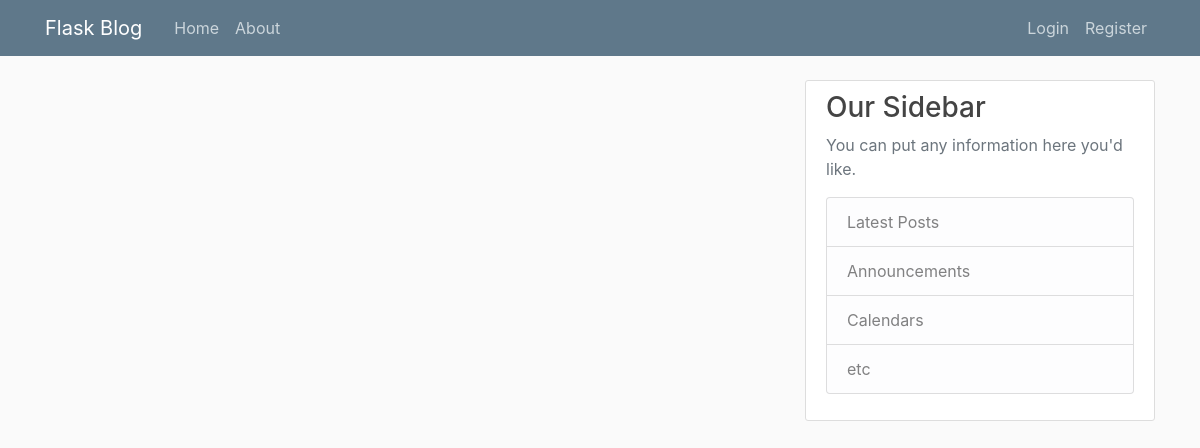
Page /home on the earlier database version.
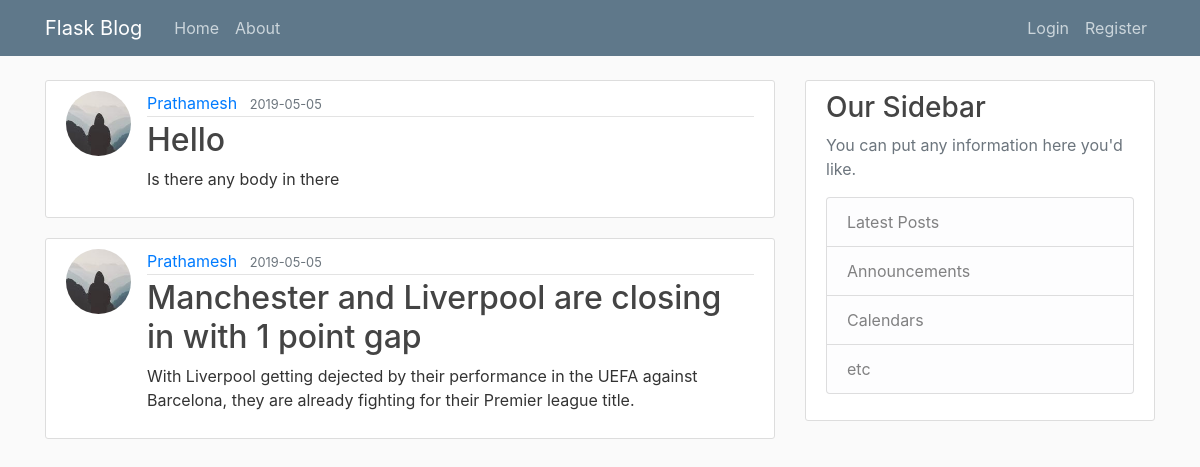
Same page on the later database version.
### flaskblog/models.py (models this page shows, shortened)
class Post(db.Model):
    id = db.Column(db.Integer, primary_key= True)
    title = db.Column(db.String(100), nullable=False)
    date_posted = db.Column(db.DateTime, nullable=False, default=datetime.utcnow)
    content = db.Column(db.Text, nullable= False)
    user_id = db.Column(db.Integer, db.ForeignKey('user.id'), nullable=False)

class User(db.Model, UserMixin):
    id = db.Column(db.Integer, primary_key=True)
    username = db.Column(db.String(20), unique=True, nullable=False)
    email = db.Column(db.String(120), unique=True, nullable=False)
    image_file= db.Column(db.String(20), nullable=False, default='default.jpeg')
    password = db.Column(db.String(20), nullable=False)
    posts = db.relationship('Post', backref='author', lazy=True)

### flaskblog/routes.py (the view)
@app.route("/")
@app.route("/home")
def home():
    posts = Post.query.all()
    return render_template('home.html', posts=posts)

### flaskblog/templates/home.html
{% extends "layout.html" %}
{% block content %}
    {% for post in posts %}
        <article class="media content-section">
          <img class="rounded-circle article-img" src="{{ url_for('static', filename='profile_pics/' + post.author.image_file) }}">
          <div class="media-body">
            <div class="article-metadata">
              <a class="mr-2" href="#">{{ post.author.username }}</a>
              <small class="text-muted">{{ post.date_posted.strftime('%Y-%m-%d') }}</small>
            </div>
            <h2><a class="article-title" href="{{ url_for('post', post_id=post.id) }}">{{ post.title }}</a></h2>
            <p class="article-content">{{ post.content }}</p>
          </div>
        </article>
    {% endfor %}
{% endblock content %}

### flaskblog/templates/layout.html (shortened to what this page needs)
<!DOCTYPE html>
<html lang="en" dir="ltr">
  <head>
    <link rel="stylesheet" href="https://stackpath.bootstrapcdn.com/bootstrap/4.3.1/css/bootstrap.min.css">
    <link rel="stylesheet" type="text/css" href="{{ url_for('static', filename='main.css')}}">
  </head>
  <body>
      <header class="site-header">
        <nav class="navbar navbar-expand-md navbar-dark bg-steel fixed-top">
          <div class="container">
            <a class="navbar-brand mr-4" href="/">Flask Blog</a>
            <div class="collapse navbar-collapse" id="navbarToggle">
              <div class="navbar-nav mr-auto">
                <a class="nav-item nav-link" href="/">Home</a>
                <a class="nav-item nav-link" href="/about">About</a>
              </div>
              <div class="navbar-nav">
                {% if current_user.is_authenticated %}
                <a class="nav-item nav-link" href="{{ url_for('new_post') }}">New Post</a>
                  <a class="nav-item nav-link" href="{{url_for('logout')}}">logout</a>
                  <a class="nav-item nav-link" href="{{url_for('account')}}">account</a>
                {% else %}
                <a class="nav-item nav-link" href="/login">Login</a>
                <a class="nav-item nav-link" href="/register">Register</a>
                {% endif %}
              </div>
            </div>
          </div>
        </nav>
      </header>
      <main role="main" class="container">
        <div class="row">
          <div class="col-md-8">
            {% block content %}{% endblock %}
          </div>
          <div class="col-md-4">
            <div class="content-section">
              <h3>Our Sidebar</h3>
              <p class='text-muted'>You can put any information here you'd like.
                <ul class="list-group">
                  <li class="list-group-item list-group-item-light">Latest Posts</li>
                  <li class="list-group-item list-group-item-light">Announcements</li>
                  <li class="list-group-item list-group-item-light">Calendars</li>
                  <li class="list-group-item list-group-item-light">etc</li>
                </ul>
              </p>
            </div>
          </div>
        </div>
      </main>
  </body>
</html>

### flaskblog/static/main.css (style rules this page uses)
body { background: #fafafa; color: #333333; margin-top: 5rem; }
h1, h2, h3, h4, h5, h6 { color: #444444; }
.bg-steel { background-color: #5f788a; }
.site-header .navbar-nav .nav-link { color: #cbd5db; }
.content-section { background: #ffffff; padding: 10px 20px; border: 1px solid #dddddd; border-radius: 3px; margin-bottom: 20px; }
.article-title { color: #444444; }
.article-content { white-space: pre-line; }
.article-img { height: 65px; width: 65px; margin-right: 16px; }
.article-metadata { padding-bottom: 1px; margin-bottom: 4px; border-bottom: 1px solid #e3e3e3 }

Differences in the rows shown:
added Post: image_file (picture), author.username "Prathamesh", date_posted "2019-05-05", title "Hello", content "Is there any body in there"
added Post: image_file (picture), author.username "Prathamesh", date_posted "2019-05-05", title "Manchester and Liverpool are closing in with 1 point gap", content "With Liverpool getting dejected by their performance in the UEFA against Barcelona, they are already fighting for their Premier league title."
